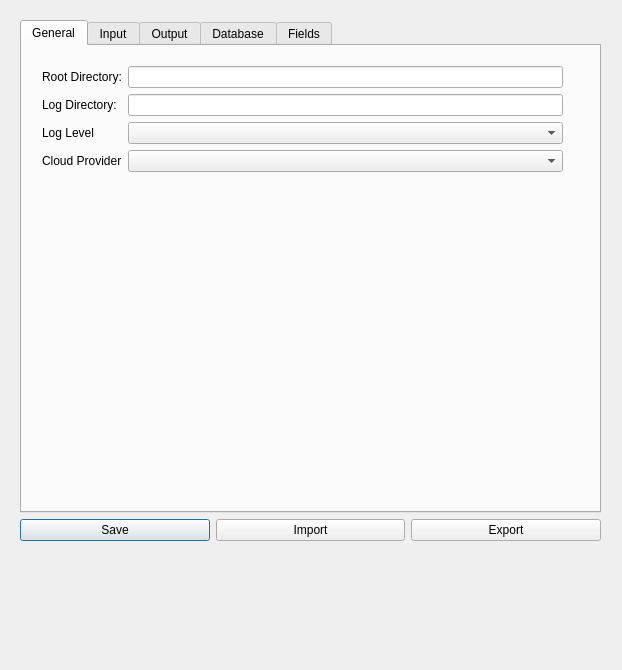
<?xml version="1.0" encoding="UTF-8"?>
<ui version="4.0">
 <class>settingsDialog</class>
 <widget class="QDialog" name="settingsDialog">
  <property name="geometry">
   <rect>
    <x>0</x>
    <y>0</y>
    <width>622</width>
    <height>670</height>
   </rect>
  </property>
  <property name="windowTitle">
   <string>Settings</string>
  </property>
  <widget class="QWidget" name="gridLayoutWidget_2">
   <property name="geometry">
    <rect>
     <x>20</x>
     <y>20</y>
     <width>581</width>
     <height>521</height>
    </rect>
   </property>
   <layout class="QGridLayout" name="gridLayout_2">
    <item row="1" column="0">
     <layout class="QGridLayout" name="gridLayout">
      <item row="0" column="0">
       <widget class="QPushButton" name="btnSave">
        <property name="text">
         <string>Save</string>
        </property>
       </widget>
      </item>
      <item row="0" column="1">
       <widget class="QPushButton" name="btnSave_2">
        <property name="text">
         <string>Import</string>
        </property>
       </widget>
      </item>
      <item row="0" column="2">
       <widget class="QPushButton" name="btnSave_3">
        <property name="text">
         <string>Export</string>
        </property>
       </widget>
      </item>
     </layout>
    </item>
    <item row="0" column="0">
     <widget class="QTabWidget" name="SettingsTabWidget">
      <property name="currentIndex">
       <number>0</number>
      </property>
      <widget class="QWidget" name="GeneralSettingsWidget">
       <attribute name="title">
        <string>General</string>
       </attribute>
       <widget class="QWidget" name="formLayoutWidget">
        <property name="geometry">
         <rect>
          <x>20</x>
          <y>20</y>
          <width>521</width>
          <height>431</height>
         </rect>
        </property>
        <layout class="QFormLayout" name="GeneralSettingsLayout">
         <property name="fieldGrowthPolicy">
          <enum>QFormLayout::AllNonFixedFieldsGrow</enum>
         </property>
         <item row="0" column="0">
          <widget class="QLabel" name="rootDirectoryLabel">
           <property name="text">
            <string>Root Directory:</string>
           </property>
          </widget>
         </item>
         <item row="0" column="1">
          <widget class="QLineEdit" name="rootDirectoryLineEdit"/>
         </item>
         <item row="1" column="0">
          <widget class="QLabel" name="logDirectoryLabel">
           <property name="text">
            <string>Log Directory: </string>
           </property>
          </widget>
         </item>
         <item row="1" column="1">
          <widget class="QLineEdit" name="logDirectoryLineEdit"/>
         </item>
         <item row="2" column="0">
          <widget class="QLabel" name="logLevelLabel">
           <property name="text">
            <string>Log Level</string>
           </property>
          </widget>
         </item>
         <item row="2" column="1">
          <widget class="QComboBox" name="logLevelComboBox"/>
         </item>
         <item row="3" column="0">
          <widget class="QLabel" name="cloudProviderLabel">
           <property name="text">
            <string>Cloud Provider</string>
           </property>
          </widget>
         </item>
         <item row="3" column="1">
          <widget class="QComboBox" name="cloudProviderComboBox"/>
         </item>
        </layout>
       </widget>
      </widget>
      <widget class="QWidget" name="InputSettingsWidget">
       <attribute name="title">
        <string>Input</string>
       </attribute>
       <widget class="QWidget" name="formLayoutWidget_2">
        <property name="geometry">
         <rect>
          <x>10</x>
          <y>10</y>
          <width>281</width>
          <height>371</height>
         </rect>
        </property>
        <layout class="QFormLayout" name="InputSettingsLayout">
         <property name="fieldGrowthPolicy">
          <enum>QFormLayout::AllNonFixedFieldsGrow</enum>
         </property>
         <item row="0" column="0">
          <widget class="QLabel" name="headerCaseLabel">
           <property name="text">
            <string>Header Case</string>
           </property>
          </widget>
         </item>
         <item row="1" column="0">
          <widget class="QLabel" name="headerSpacesLabel">
           <property name="text">
            <string>Header Spaces</string>
           </property>
          </widget>
         </item>
         <item row="2" column="0">
          <widget class="QLabel" name="autoSortLabel">
           <property name="text">
            <string>Auto Sort</string>
           </property>
          </widget>
         </item>
         <item row="2" column="1">
          <widget class="QCheckBox" name="autoSortCheckBox"/>
         </item>
         <item row="3" column="0">
          <widget class="QLabel" name="autoDedupeLabel">
           <property name="text">
            <string>Auto Dedupe</string>
           </property>
          </widget>
         </item>
         <item row="3" column="1">
          <widget class="QCheckBox" name="autoDedupeCheckBox"/>
         </item>
         <item row="0" column="1">
          <widget class="QComboBox" name="headerCaseComboBox"/>
         </item>
         <item row="1" column="1">
          <widget class="QComboBox" name="headerSpacesComboBox"/>
         </item>
        </layout>
       </widget>
      </widget>
      <widget class="QWidget" name="outputSettings">
       <attribute name="title">
        <string>Output</string>
       </attribute>
       <widget class="QWidget" name="formLayoutWidget_3">
        <property name="geometry">
         <rect>
          <x>10</x>
          <y>10</y>
          <width>271</width>
          <height>421</height>
         </rect>
        </property>
        <layout class="QFormLayout" name="outputSettingsFormLayout">
         <item row="0" column="0">
          <widget class="QLabel" name="fileFormatLabel">
           <property name="text">
            <string>File Format</string>
           </property>
          </widget>
         </item>
         <item row="0" column="1">
          <widget class="QComboBox" name="fileFormatComboBox"/>
         </item>
         <item row="1" column="0">
          <widget class="QLabel" name="fileNamePrefixLabel">
           <property name="text">
            <string>File Name Prefix</string>
           </property>
          </widget>
         </item>
         <item row="1" column="1">
          <widget class="QLineEdit" name="fileNamePrefixLineEdit"/>
         </item>
         <item row="2" column="0">
          <widget class="QLabel" name="chartSettingsFileLabel">
           <property name="text">
            <string>Chart Settings File</string>
           </property>
          </widget>
         </item>
         <item row="2" column="1">
          <widget class="QLineEdit" name="chartSettingsFileLineEdit"/>
         </item>
        </layout>
       </widget>
      </widget>
      <widget class="QWidget" name="databaseSettings">
       <attribute name="title">
        <string>Database</string>
       </attribute>
       <widget class="QWidget" name="formLayoutWidget_4">
        <property name="geometry">
         <rect>
          <x>10</x>
          <y>10</y>
          <width>251</width>
          <height>421</height>
         </rect>
        </property>
        <layout class="QFormLayout" name="formLayout">
         <item row="0" column="0">
          <widget class="QLabel" name="flavorLabel">
           <property name="text">
            <string>Flavor</string>
           </property>
          </widget>
         </item>
         <item row="0" column="1">
          <widget class="QComboBox" name="flavorComboBox"/>
         </item>
         <item row="1" column="0">
          <widget class="QLabel" name="urlLabel">
           <property name="text">
            <string>Url</string>
           </property>
          </widget>
         </item>
         <item row="1" column="1">
          <widget class="QLineEdit" name="urlLineEdit"/>
         </item>
         <item row="2" column="0">
          <widget class="QLabel" name="defaultDatabaseLabel">
           <property name="text">
            <string>Default Database</string>
           </property>
          </widget>
         </item>
         <item row="2" column="1">
          <widget class="QLineEdit" name="defaultDatabaseLineEdit"/>
         </item>
         <item row="3" column="0">
          <widget class="QLabel" name="usernameLabel">
           <property name="text">
            <string>Username</string>
           </property>
          </widget>
         </item>
         <item row="3" column="1">
          <widget class="QLineEdit" name="usernameLineEdit"/>
         </item>
         <item row="4" column="0">
          <widget class="QLabel" name="passwordLabel">
           <property name="text">
            <string>Password</string>
           </property>
          </widget>
         </item>
         <item row="4" column="1">
          <widget class="QLineEdit" name="passwordLineEdit"/>
         </item>
         <item row="5" column="0">
          <widget class="QLabel" name="portLabel">
           <property name="text">
            <string>Port</string>
           </property>
          </widget>
         </item>
         <item row="5" column="1">
          <widget class="QLineEdit" name="portLineEdit"/>
         </item>
        </layout>
       </widget>
      </widget>
      <widget class="QWidget" name="fieldSettingsWidget">
       <attribute name="title">
        <string>Fields</string>
       </attribute>
       <widget class="QWidget" name="horizontalLayoutWidget">
        <property name="geometry">
         <rect>
          <x>10</x>
          <y>10</y>
          <width>511</width>
          <height>421</height>
         </rect>
        </property>
        <layout class="QHBoxLayout" name="fieldsGridHLayout">
         <property name="margin">
          <number>10</number>
         </property>
         <item>
          <layout class="QGridLayout" name="fieldsGridLayout">
           <property name="margin">
            <number>10</number>
           </property>
           <item row="1" column="0">
            <widget class="QLabel" name="dedupeFieldsLabel">
             <property name="text">
              <string>Dedupe Fields</string>
             </property>
            </widget>
           </item>
           <item row="1" column="1">
            <widget class="QListView" name="dedupeFieldsListView"/>
           </item>
           <item row="2" column="1">
            <widget class="QColumnView" name="sortFieldsColumnView"/>
           </item>
           <item row="2" column="0">
            <widget class="QLabel" name="sortFieldsLabel">
             <property name="text">
              <string>Sort Fields</string>
             </property>
            </widget>
           </item>
          </layout>
         </item>
         <item>
          <layout class="QGridLayout" name="dtypesGridLayout">
           <item row="3" column="0">
            <widget class="QLabel" name="floatFieldsLabel">
             <property name="text">
              <string>Float Fields</string>
             </property>
            </widget>
           </item>
           <item row="1" column="1">
            <widget class="QListView" name="strFieldsListView"/>
           </item>
           <item row="2" column="0">
            <widget class="QLabel" name="intFieldsLabel">
             <property name="text">
              <string>Integer Fields</string>
             </property>
            </widget>
           </item>
           <item row="1" column="0">
            <widget class="QLabel" name="stringFieldsLabel">
             <property name="text">
              <string>String Fields</string>
             </property>
            </widget>
           </item>
           <item row="3" column="1">
            <widget class="QListView" name="floatFieldsListView"/>
           </item>
           <item row="4" column="0">
            <widget class="QLabel" name="dateFieldsLabel">
             <property name="text">
              <string>Date Fields</string>
             </property>
            </widget>
           </item>
           <item row="2" column="1">
            <widget class="QListView" name="intFieldsListView"/>
           </item>
           <item row="4" column="1">
            <widget class="QListView" name="dateFieldsListView"/>
           </item>
          </layout>
         </item>
        </layout>
       </widget>
      </widget>
     </widget>
    </item>
   </layout>
  </widget>
 </widget>
 <resources/>
 <connections/>
</ui>
